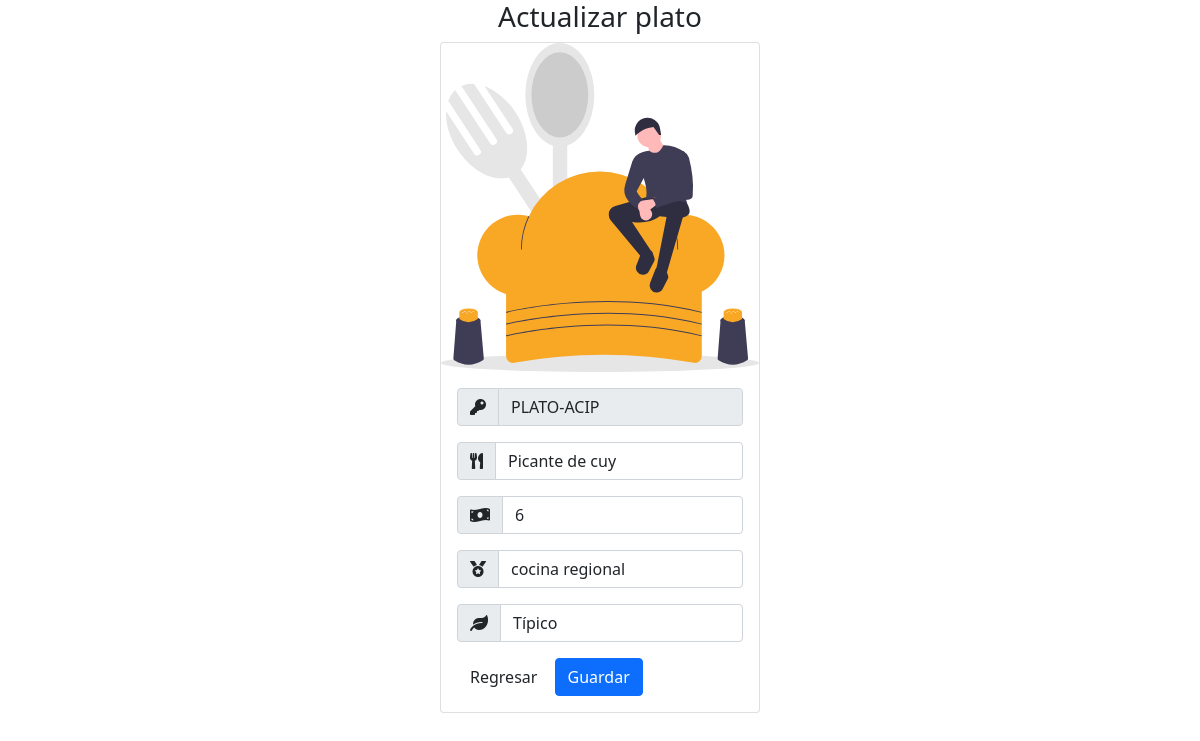
The page /modificarPlatos.php?codPlatos=PLATO-ACIP on the database its author committed.
### tables this page shows
CREATE TABLE `platos` (
  `codPlato` varchar(10) NOT NULL,
  `nombrePlato` varchar(50) NOT NULL,
  `precio` float NOT NULL,
  `fk_codEspecialidad` varchar(10) NOT NULL,
  `fk_codTipo` int(11) NOT NULL
);

CREATE TABLE `especialidades` (
  `codEspecialidad` varchar(10) NOT NULL,
  `descripcion` varchar(50) NOT NULL
);

CREATE TABLE `tipos` (
  `codTipo` int(11) NOT NULL,
  `descripcion` varchar(45) DEFAULT NULL
);

### modificarPlatos.php (the view, shortened to what this page needs)
<?php
require "conexion.php";
$codPlato = $_GET['codPlatos'];
$sql = "SELECT * FROM platos WHERE codPlato = '$codPlato'";
$resultado = $mysqli->query($sql);
$row = $resultado->fetch_array(MYSQLI_ASSOC);
$fkEspecialidad = $row["fk_codEspecialidad"];
$fkPlato = $row["fk_codTipo"];
$sql2 = "SELECT * FROM especialidades WHERE codEspecialidad = '$fkEspecialidad'";
$resultado2 = $mysqli->query($sql2);
$row2 = $resultado2->fetch_array(MYSQLI_ASSOC);
$sql5 = "SELECT * FROM tipos WHERE codTipo ='$fkPlato'";
$resultado3 = $mysqli->query($sql5);
$row4 = $resultado3->fetch_array(MYSQLI_ASSOC);
?>
<!DOCTYPE html>
<html lang="es">
<head>
    <link href="https://cdn.jsdelivr.net/npm/bootstrap@5.1.1/dist/css/bootstrap.min.css" rel="stylesheet">
    <link rel="stylesheet" href="https://use.fontawesome.com/releases/v5.15.3/css/all.css">
</head>
<body>
    <div class="container" style="display: flex; flex-direction: column;align-items: center;">
        <div class=" row">
            <h3>Actualizar plato</h3>
        </div>
        <div class="card" style="width: 20rem;">
            <img src="vistas/img/plantilla/cooking.svg" class="card-img-top" alt="...">
            <div class="card-body">
                <form class="form-horizontal" method="POST" action="updatePlato.php" autocomplete="off">
                    <div class="form-group">
                        <div class="input-group mb-3">
                            <div class="input-group-append input-group-text">
                                <span class="fas fa-key"></span>
                            </div>
                            <input type="text" class="form-control" name="codPlatos" value="<?php echo $row['codPlato']; ?>" readonly>
                        </div>
                        <div class="input-group mb-3">
                            <div class="input-group-append input-group-text">
                                <span class="fas fa-utensils"></span>
                            </div>
                            <input type="text" class="form-control" name="nombrePlato" value="<?php echo $row['nombrePlato']; ?>">
                        </div>
                        <div class="input-group mb-3">
                            <div class="input-group-append input-group-text">
                                <span class="fas fa-money-bill-wave"></span>
                            </div>
                            <input type="text" class="form-control" name="precio" value="<?php echo $row['precio']; ?>">
                        </div>
                        <div class="input-group mb-3">
                            <div class="input-group-append input-group-text">
                                <span class="fas fa-medal"></span>
                            </div>
                            <select name="modificarEspecialidad" id="" class="form-control" required>
                                <option value="<?php echo $row["fk_codEspecialidad"]; ?>" selected><?php echo $row2["descripcion"] ?></option>
                            </select>
                        </div>
                        <div class="input-group mb-3">
                            <div class="input-group-append input-group-text">
                                <span class="fas fa-leaf"></span>
                            </div>
                            <select name="modificarTipo" id="" class="form-control" required>
                                <option value="<?php echo $row["fk_codTipo"]; ?>" selected><?php echo $row4["descripcion"] ?></option>
                            </select>
                        </div>
                    </div>
                    <div class="form-group">
                        <div class="col-sm-offset-2">
                            <a href="platos" class="btn btn-default">Regresar</a>
                            <button type="submit" class="btn btn-primary">Guardar</button>
                        </div>
                    </div>
                </form>
            </div>
        </div>
    </div>
</body>
</html>

### rows shown on the page
platos: codPlatos "PLATO-ACIP", nombrePlato "Picante de cuy", precio "6"
especialidades: modificarEspecialidad "cocina regional"
tipos: modificarTipo "Típico"
